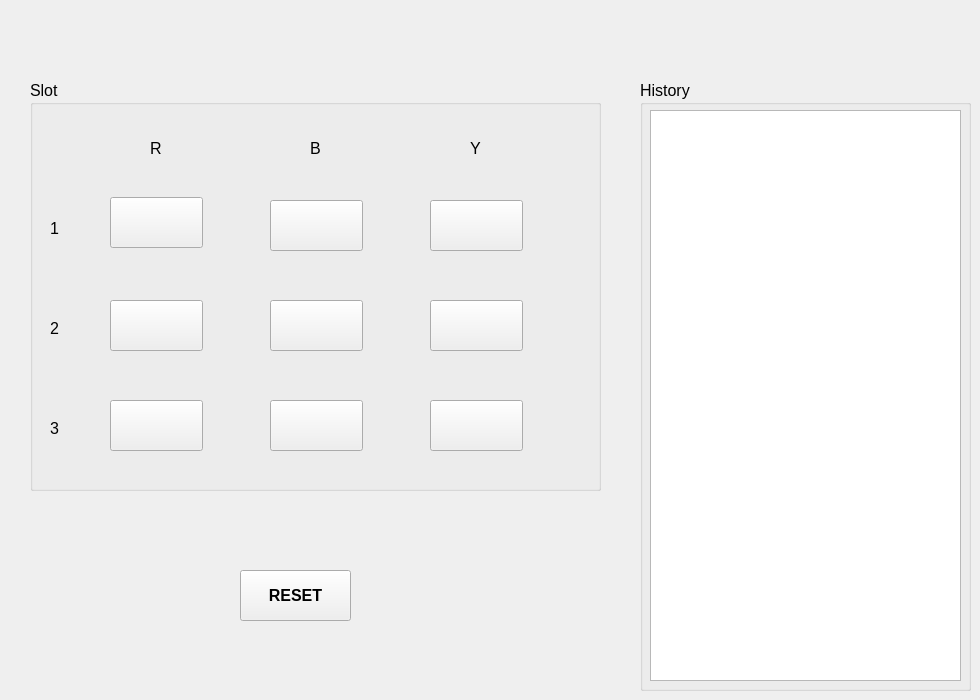
    <widget class="QWidget" name="page_slot">
     <widget class="QGroupBox" name="groupBox_6">
      <property name="geometry">
       <rect>
        <x>30</x>
        <y>80</y>
        <width>571</width>
        <height>411</height>
       </rect>
      </property>
      <property name="font">
       <font>
        <family>Arial</family>
        <pointsize>12</pointsize>
       </font>
      </property>
      <property name="title">
       <string>Slot</string>
      </property>
      <widget class="QLabel" name="label_37">
       <property name="geometry">
        <rect>
         <x>120</x>
         <y>60</y>
         <width>55</width>
         <height>16</height>
        </rect>
       </property>
       <property name="text">
        <string>R</string>
       </property>
      </widget>
      <widget class="QLabel" name="label_38">
       <property name="geometry">
        <rect>
         <x>280</x>
         <y>60</y>
         <width>55</width>
         <height>16</height>
        </rect>
       </property>
       <property name="text">
        <string>B</string>
       </property>
      </widget>
      <widget class="QLabel" name="label_39">
       <property name="geometry">
        <rect>
         <x>440</x>
         <y>60</y>
         <width>55</width>
         <height>16</height>
        </rect>
       </property>
       <property name="text">
        <string>Y</string>
       </property>
      </widget>
      <widget class="QLabel" name="label_40">
       <property name="geometry">
        <rect>
         <x>20</x>
         <y>140</y>
         <width>55</width>
         <height>16</height>
        </rect>
       </property>
       <property name="text">
        <string>1</string>
       </property>
      </widget>
      <widget class="QLabel" name="label_41">
       <property name="geometry">
        <rect>
         <x>20</x>
         <y>240</y>
         <width>55</width>
         <height>16</height>
        </rect>
       </property>
       <property name="text">
        <string>2</string>
       </property>
      </widget>
      <widget class="QLabel" name="label_42">
       <property name="geometry">
        <rect>
         <x>20</x>
         <y>340</y>
         <width>55</width>
         <height>16</height>
        </rect>
       </property>
       <property name="text">
        <string>3</string>
       </property>
      </widget>
      <widget class="QPushButton" name="bt_R1">
       <property name="geometry">
        <rect>
         <x>80</x>
         <y>117</y>
         <width>93</width>
         <height>51</height>
        </rect>
       </property>
       <property name="text">
        <string/>
       </property>
      </widget>
      <widget class="QPushButton" name="bt_B1">
       <property name="geometry">
        <rect>
         <x>240</x>
         <y>120</y>
         <width>93</width>
         <height>51</height>
        </rect>
       </property>
       <property name="text">
        <string/>
       </property>
      </widget>
      <widget class="QPushButton" name="bt_Y1">
       <property name="geometry">
        <rect>
         <x>400</x>
         <y>120</y>
         <width>93</width>
         <height>51</height>
        </rect>
       </property>
       <property name="text">
        <string/>
       </property>
      </widget>
      <widget class="QPushButton" name="bt_R2">
       <property name="geometry">
        <rect>
         <x>80</x>
         <y>220</y>
         <width>93</width>
         <height>51</height>
        </rect>
       </property>
       <property name="text">
        <string/>
       </property>
      </widget>
      <widget class="QPushButton" name="bt_B2">
       <property name="geometry">
        <rect>
         <x>240</x>
         <y>220</y>
         <width>93</width>
         <height>51</height>
        </rect>
       </property>
       <property name="text">
        <string/>
       </property>
      </widget>
      <widget class="QPushButton" name="bt_Y2">
       <property name="geometry">
        <rect>
         <x>400</x>
         <y>220</y>
         <width>93</width>
         <height>51</height>
        </rect>
       </property>
       <property name="text">
        <string/>
       </property>
      </widget>
      <widget class="QPushButton" name="bt_R3">
       <property name="geometry">
        <rect>
         <x>80</x>
         <y>320</y>
         <width>93</width>
         <height>51</height>
        </rect>
       </property>
       <property name="text">
        <string/>
       </property>
      </widget>
      <widget class="QPushButton" name="bt_B3">
       <property name="geometry">
        <rect>
         <x>240</x>
         <y>320</y>
         <width>93</width>
         <height>51</height>
        </rect>
       </property>
       <property name="text">
        <string/>
       </property>
      </widget>
      <widget class="QPushButton" name="bt_Y3">
       <property name="geometry">
        <rect>
         <x>400</x>
         <y>320</y>
         <width>93</width>
         <height>51</height>
        </rect>
       </property>
       <property name="text">
        <string/>
       </property>
      </widget>
     </widget>
     <widget class="QGroupBox" name="groupBox_7">
      <property name="geometry">
       <rect>
        <x>640</x>
        <y>80</y>
        <width>331</width>
        <height>611</height>
       </rect>
      </property>
      <property name="font">
       <font>
        <family>Arial</family>
        <pointsize>12</pointsize>
       </font>
      </property>
      <property name="title">
       <string>History</string>
      </property>
      <widget class="QTextEdit" name="text_history">
       <property name="geometry">
        <rect>
         <x>10</x>
         <y>30</y>
         <width>311</width>
         <height>571</height>
        </rect>
       </property>
      </widget>
     </widget>
     <widget class="QPushButton" name="bt_reset_slot">
      <property name="geometry">
       <rect>
        <x>240</x>
        <y>570</y>
        <width>111</width>
        <height>51</height>
       </rect>
      </property>
      <property name="font">
       <font>
        <family>Arial</family>
        <pointsize>12</pointsize>
        <weight>75</weight>
        <bold>true</bold>
       </font>
      </property>
      <property name="text">
       <string>RESET</string>
      </property>
     </widget>
    </widget>
